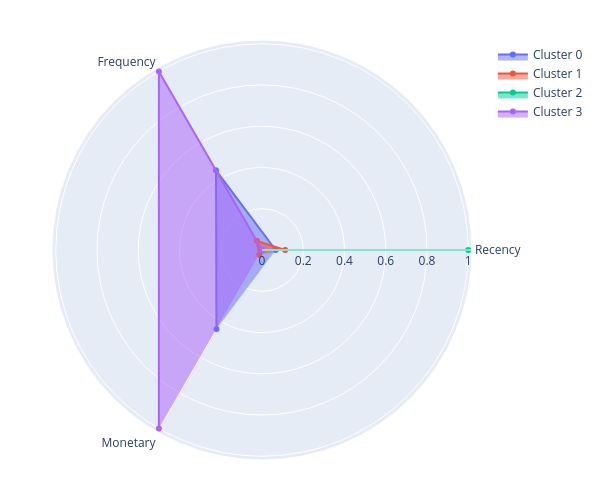

Write notebook code for a chart like this one.
### Markdown cell above
#### Результаты многомерного профилирования кластеров (Интерпретация 4 бизнес-сегментов):

*   **Cluster 1 — «Стабильный розничный ритейл» (1 1623 клиента):** Самый массовый сегмент базы. Клиенты покупают относительно недавно (средняя давность **~55 дней**), но редко (частота **1.70**) и на небольшие чеки (оборот **437.83 £**). Это классические розничные покупатели. **Стратегия маркетинга:** Увеличение частоты покупок и среднего чека через персонализированные рекомендации (Cross-sell/Up-sell) и триггерные рассылки.
*   **Cluster 2 — «Зона глубокого оттока / Потерянная розница» (960 клиентов):** Мёртвая зона. Средняя давность отсутствия активности составляет критические **257 дней** (более 8.5 месяцев). При этом показатели частоты (**1.38**) и объема затрат (**377.86 £**) минимальны. **Стратегия маркетинга:** Сегмент экономически нецелесообразно заливать дорогим маркетингом. Допустимы разовые реактивационные кампании по «реанимации» (например, отправка промокода на скидку к празднику).
*   **Cluster 0 — «Перспективный средний опт» (911 клиентов):** Клиенты с высокой активностью. Заходили недавно (**~45 дней назад**), покупают часто (**4.18 заказов** за год) и приносят солидный оборот в **1 360.26 £**. Это сильные B2B-контрагенты и серийные розничные покупатели. **Стратегия маркетинга:** Перевод в категорию VIP, стимулирование объемов закупок, превентивное удержание.
*   **Cluster 3 — «VIP-лидеры / Крупный опт» (419 клиентов):** Самый малочисленный, но критически важный и маржинальный сегмент бизнеса. Имеют минимальную давность заказа (**всего 30 дней**), феноменальную частоту покупок (**7.66 инвойсов** за год) и лавинообразный оборот — в среднем **2 602.54 £** на одного контрагента. **Стратегия маркетинга:** Эксклюзивные программы лояльности, выделенный B2B-менеджмент, индивидуальное ценообразование.

### Code cell
# Импортируем необходимый метод нормализации
from sklearn.preprocessing import MinMaxScaler

def plot_cluster_profile(grouped_data, n_clusters):
    """
    Функция обеспечивает визуализацию многомерных профилей кластеров в виде 
    полярной диаграммы (Radar Chart). Нормализует признаки в шкалу [0..1] 
    для корректного сопоставления.
    
    Args:
        grouped_data (pd.DataFrame): Таблица, сгруппированная по номерам кластеров 
                                     с агрегированными характеристиками объектов.
        n_clusters (int): Количество кластеров.
        
    Returns:
        None: Функция ничего не возвращает, результат визуализируется на экране.
        
    Side Effects:
        - Сохраняет интерактивную карту в файл 'rfm_radar_profiles.html'.
        - Выводит статичное изображение графика (PNG) в текущем интерфейсе.
    """
    # Локальная нормализация для приведения разномасштабных RFM-метрик к 
    # сопоставимому базису
    scaler = MinMaxScaler()
    grouped_data_scaled = pd.DataFrame(
        scaler.fit_transform(grouped_data), 
        columns=grouped_data.columns
    )
    features = grouped_data_scaled.columns
    fig = go.Figure()
    
    # Итеративное построение замкнутых многоугольников для каждого сегмента
    for i in range(n_clusters):
        fig.add_trace(go.Scatterpolar(
            r=grouped_data_scaled.iloc[i].values,
            theta=features,
            fill='toself', # Заливка внутренней области многоугольника цветом группы
            name=f'Cluster {i}'
        ))    
    # Конфигурация геометрии и размеров визуализации
    fig.update_layout(
        showlegend=True,
        autosize=False,
        width=600,
        height=500,
        margin=dict(l=40, r=40, b=40, t=40)
    )
    # Экспорт интерактивной веб-версии для портфолио
    fig.write_html('rfm_radar_profiles.html')
    
    # Рендеринг в формате PNG для гарантированного отображения в интерфейсе GitHub
    # fig.show(renderer='png')
    fig.show()

# =========================================================================
# СБОРКА АГРЕГИРОВАННЫХ ДАННЫХ И ЗАПУСК ПРОФИЛИРОВАНИЯ
# =========================================================================

# Группируем данные по кластерам и рассчитываем средние значения сырых RFM-характеристик
# Исключаем колонку CustomerID, если она оставалась, чтобы считать только бизнес-метрики
grouped_rfm = rfm_segmented.groupby('Cluster')[['Recency', 'Frequency', 'Monetary']].mean()

# Вызываем функцию построения профилей для наших 4 кластеров
plot_cluster_profile(grouped_rfm, n_clusters=4)

### Figure 1 — Plotly figure (JSON) as saved in the notebook; plotly's stock layout.template omitted (floating-point values rounded to 4 significant figures)
{"data": [{"fill": "toself", "name": "Cluster 0", "r": [0.06618, 0.4461, 0.4416], "theta": ["Recency", "Frequency", "Monetary"], "type": "scatterpolar"}, {"fill": "toself", "name": "Cluster 1", "r": [0.1123, 0.0512, 0.02696], "theta": ["Recency", "Frequency", "Monetary"], "type": "scatterpolar"}, {"fill": "toself", "name": "Cluster 2", "r": [1.0, 0.0, 0.0], "theta": ["Recency", "Frequency", "Monetary"], "type": "scatterpolar"}, {"fill": "toself", "name": "Cluster 3", "r": [0.0, 1.0, 1.0], "theta": ["Recency", "Frequency", "Monetary"], "type": "scatterpolar"}], "layout": {"autosize": false, "height": 500, "margin": {"b": 40, "l": 40, "r": 40, "t": 40}, "showlegend": true, "width": 600}}
